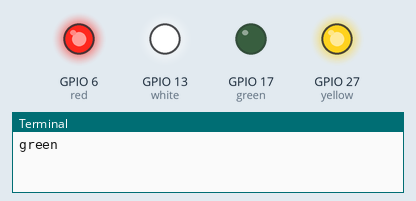
This program was run on a simulated Raspberry Pi (BCM pin numbers). Shown: output pins drawn as LEDs (lit = HIGH), the last lines printed to the terminal. At 9.6 s the program stops and its outputs stay as they are.

Above: at 0.1 s.
At 1.4 s:
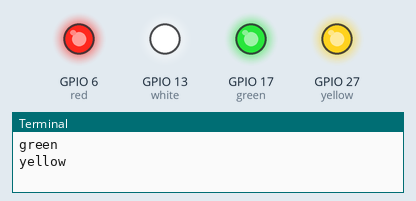
At 2.5 s:
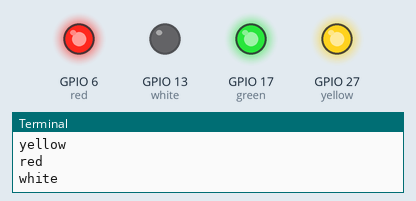
At 4.9 s:
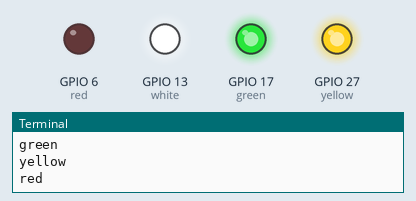
At 7.3 s:
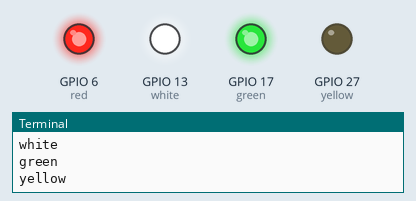
At 9.7 s:
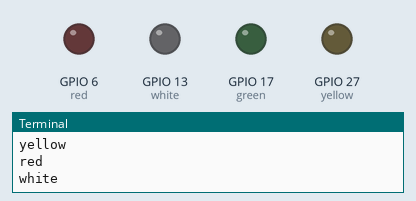
Timing chart, 0 to 11.1 s (numbered marks = the images above):
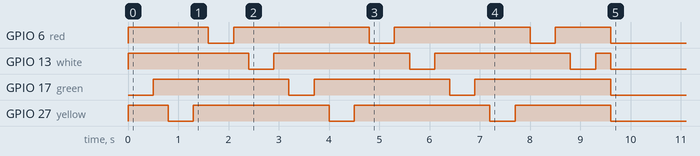

The program:

blinking_many_colors.py
```python
import RPi.GPIO as GPIO # Import Raspberry Pi GPIO library
from time import sleep # Import the sleep function from the time module
GPIO.setwarnings(True) # Ignore warning for now
GPIO.setmode(GPIO.BCM) # Use physical pin numbering
green = 17
yellow = 27
red = 6
white = 13
ON = False
OFF = True
GPIO.setup(green, GPIO.OUT, initial=GPIO.HIGH) # Set pin 4 to be an output pin and set initial value to low (off)
GPIO.setup(yellow, GPIO.OUT, initial=GPIO.HIGH)
GPIO.setup(red, GPIO.OUT, initial=GPIO.HIGH)
GPIO.setup(white, GPIO.OUT, initial=GPIO.HIGH)
for c in range(0,3): # Run forever
    GPIO.output(green, ON) # Turn on
    print("green")
    sleep(0.5) # Sleep for 1 second
    GPIO.output(green, OFF) # Turn off
    sleep(0.3) # Sleep for 1 second
    GPIO.output(yellow, ON) # Turn on
    print("yellow")
    sleep(0.5) # Sleep for 1 second
    GPIO.output(yellow, OFF) # Turn off
    sleep(0.3) # Sleep for 1 second
    GPIO.output(red, ON) # Turn on
    print("red")
    sleep(0.5) # Sleep for 1 second
    GPIO.output(red, OFF) # Turn off
    sleep(0.3) # Sleep for 1 second
    GPIO.output(white, ON) # Turn on
    print("white")
    sleep(0.5) # Sleep for 1 second
    GPIO.output(white, OFF) # Turn off
    sleep(0.3) # Sleep for 1 second
GPIO.cleanup()
```
